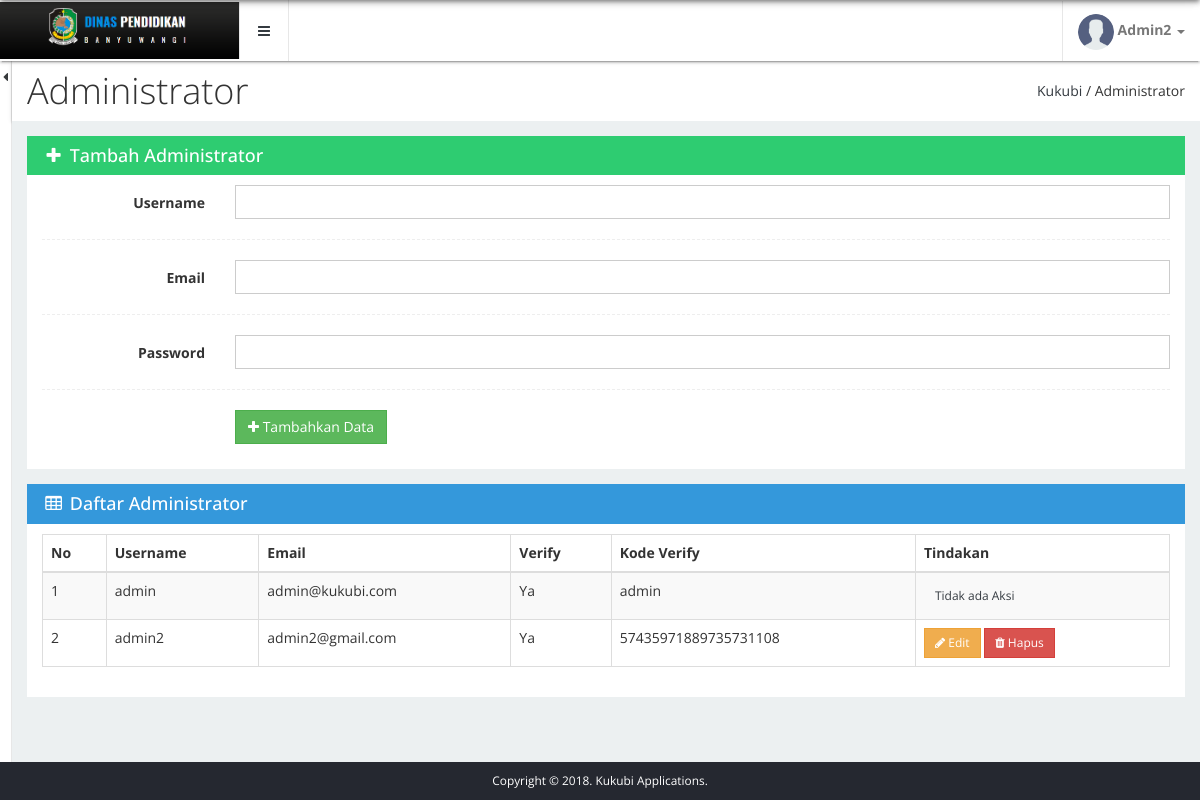
Screenshot of /management-kukubi/admin/index.php (signed in) with the database file from the repository.
### tables this page shows
CREATE TABLE `user` (
  `id` int(11) NOT NULL,
  `username` varchar(100) NOT NULL,
  `password` varchar(100) NOT NULL,
  `role` int(11) NOT NULL,
  `email` varchar(100) NOT NULL,
  `verify_code` varchar(50) NOT NULL,
  `verify` int(11) NOT NULL,
  `status` int(11) NOT NULL
);

### management-kukubi/admin/data.php (the view)
<div class="row">
  <div class="col-xs-12">
    <div class="box">
      <header class="bg-peter-river text-white">
        <h4><i class="fa fa-fw fa-table"></i> Daftar <?= $title_page ?></h4>
      </header>
      <div class="box-body">
        <div class="table-responsive">
          <table data-plugin="datatables" class="table table-bordered table-striped table-hover">
            <thead>
              <tr>
                <th>No</th>
                <th>Username</th>
                <th>Email</th>
                <th>Verify</th>
                <th>Kode Verify</th>
                <th>Tindakan</th>
              </tr>
            </thead>
            <tbody>
              <?php
              $no = 0;
              $get_user = mysqli_query($conn, "SELECT * FROM user WHERE role < 2");
              while($user = mysqli_fetch_array($get_user)){
                $no++;
              ?>
              <tr>
                <td><?= $no ?></td>
                <td><?= $user['username'] ?></td>
                <td><?= $user['email'] ?></td>
                <td><?= $user['verify'] == 1? 'Ya' : 'Tidak' ?></td>
                <td><?= $user['verify_code'] ?></td>
                <td>
                  <?php if($user['role'] == 1){ ?>
                  <a href="?id=<?= $user['id'] ?>&action=edit" class="btn btn-sm btn-rect btn-warning"><i class="fa fa-pencil"></i> Edit</a>
                  <a href="?id=<?= $user['id'] ?>&action=delete" class="btn btn-sm btn-rect btn-danger" onclick="return confirm('Yakin akan menghapus data?')"><i class="fa fa-trash"></i> Hapus</a>
                  <?php } else { ?>
                  <a href="#" class="btn btn-sm btn-secondary">Tidak ada Aksi</a>
                  <?php } ?>
                </td>
              </tr>
              <?php } ?>
            </tbody>
          </table>
        </div>
      </div>
    </div>
  </div>
</div>

### rows the page displays
user: username "admin", email "admin@kukubi.com", verify "Ya", verify_code "admin", role "Tidak ada Aksi"
user: username "admin2", email "admin2@gmail.com", verify "Ya", verify_code "57435971889735731108"

### other values shown
$_SESSION['username'] "Admin2"
$title_page "Administrator"
